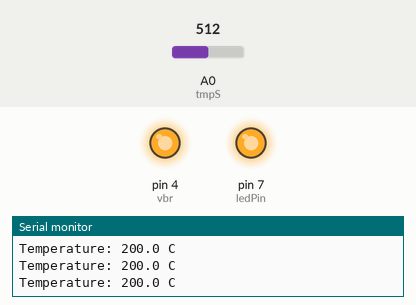
A sketch run on a simulated Arduino Uno, built with avr-gcc and run on an emulated ATmega328P. Shown: output pins drawn as LEDs (lit = HIGH), the last lines printed to the serial monitor. The test bench sets the inputs (shaded band); at power-on: A0 (tmpS) = 512.

Above: at 1.2 s.
1.3 s: A0 (tmpS) set to 172
2.8 s: A0 (tmpS) set to 155
At 3.9 s:
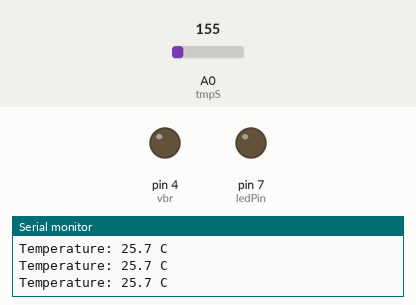
4.5 s: A0 (tmpS) set to 306
At 5.2 s:
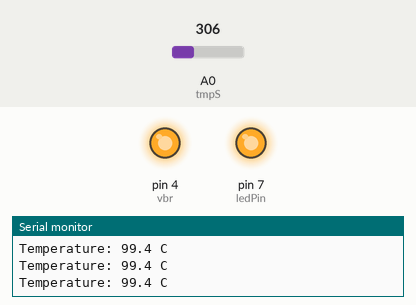
6.0 s: A0 (tmpS) set to 122
At 6.4 s:
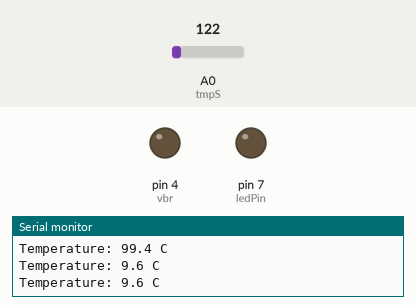
Timing chart, 0 to 8.5 s (numbered marks = the images above; inputs shaded):
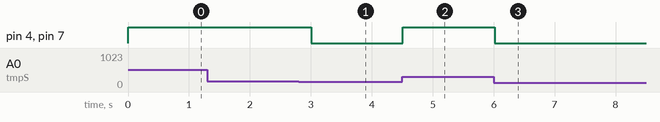

Measured:
- the behaviour switches between 164 and 163 on A0 (tmpS) (found by bisection; images 0 and 1)
- after the input at 2.8 s, pin 4 (vbr), pin 7 (ledPin): HIGH → LOW after 0.21 s
- after the input at 4.5 s, pin 4 (vbr), pin 7 (ledPin): LOW → HIGH at once
- after the input at 6.0 s, pin 4 (vbr), pin 7 (ledPin): HIGH → LOW at once

The sketch:

Greenhouse_Temperature_Detector.ino
```cpp
const int tmpS = A0;
const int ledPin = 7;
const int tmpAbove = 31;
const int tmpBelow = 30;
bool detection = false;
const int vbr = 4;
void setup()
{
  pinMode(tmpS,INPUT);
  pinMode(ledPin,OUTPUT);
  pinMode(vbr,OUTPUT);
  digitalWrite(vbr,LOW);
  digitalWrite(ledPin,LOW);
  Serial.begin(9600);
}

void loop()
{

  int tempstate = analogRead(tmpS);
  float voltage = tempstate * (5.0/1024.0);
  float tmpC = (voltage - 0.5) * 100.0;

  if (tmpC >= tmpAbove){
   detection = true;
  }else if (tmpC <= tmpBelow){
   detection = false;
  }
  if(detection){
   digitalWrite(ledPin, HIGH);
   digitalWrite(vbr, HIGH);
  } else {
   digitalWrite(ledPin , LOW);
   digitalWrite(vbr, LOW);
  }

  Serial.print("Temperature: ");
  Serial.print(tmpC,1);
  Serial.println(" C");

  delay(250);
}
```
